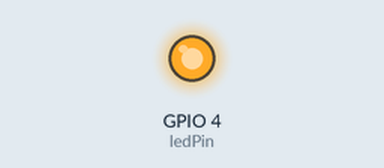
The program below on a simulated ESP8266 (NodeMCU). Shown: output pins drawn as LEDs (lit = HIGH). WiFi joins after 1.5 s; servers stay silent unless stated; the local clock reads 2024-03-15 10:24:30 at power-on unless the program sets it; what the program prints to the serial monitor is not drawn.

Above: at 0.1 s.
At 4.6 s:
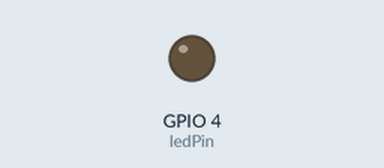
Timing chart, 0 to 6.1 s (numbered marks = the images above):
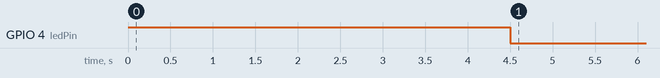

The program:

main.cpp
```cpp
#include <ESP8266WiFi.h>
#include <time.h>

const char *ssid = "test";
const char *password = "12345678";

int ledPin = 4;

int timezone = 8 * 3600; //設定時區因為台灣是+8所以->時區*3600
int dst = 0;

void setup()
{

  pinMode(ledPin, OUTPUT);
  digitalWrite(ledPin, HIGH);

  delay(3000);

  WiFi.begin(ssid, password);
  Serial.begin(9600);
  Serial.println();
  Serial.print("Wifi connecting to ");
  Serial.println(ssid);

  Serial.print("Connecting");
  while (WiFi.status() != WL_CONNECTED)
  {
    delay(500);
    Serial.print(".");
  }
  Serial.println();

  digitalWrite(ledPin, LOW);

  Serial.println("Wifi Connected Success!");
  Serial.print("IP Address : ");
  Serial.println(WiFi.localIP());

  configTime(timezone, dst, "time.stdtime.gov.tw", "time.google.com");
}

void loop()
{

  time_t now = time(nullptr);
  struct tm *p_tm = localtime(&now);

  Serial.print(p_tm->tm_year + 1900);
  Serial.print("-");
  Serial.print(p_tm->tm_mon + 1);
  Serial.print("-");
  Serial.print(p_tm->tm_mday);

  Serial.print(" ");

  Serial.print(p_tm->tm_hour);
  Serial.print(":");
  Serial.print(p_tm->tm_min);
  Serial.print(":");
  Serial.println(p_tm->tm_sec);

  delay(5000);
}
```
